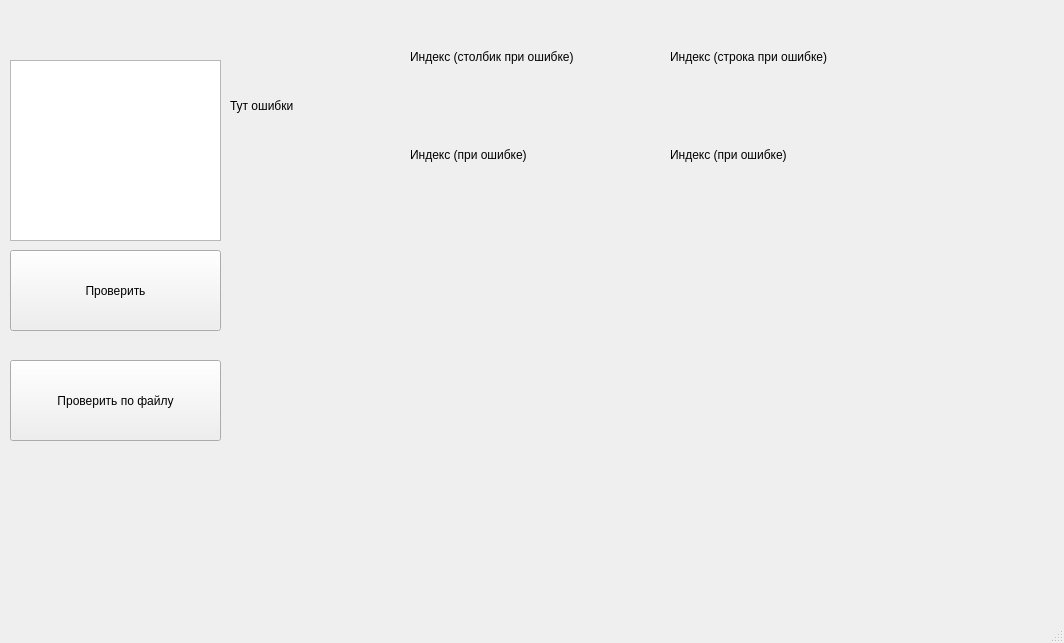
<?xml version="1.0" encoding="UTF-8"?>
<ui version="4.0">
 <class>MainWindow</class>
 <widget class="QMainWindow" name="MainWindow">
  <property name="geometry">
   <rect>
    <x>0</x>
    <y>0</y>
    <width>1064</width>
    <height>643</height>
   </rect>
  </property>
  <property name="windowTitle">
   <string>MainWindow</string>
  </property>
  <widget class="QWidget" name="centralwidget">
   <widget class="QLabel" name="label">
    <property name="geometry">
     <rect>
      <x>230</x>
      <y>70</y>
      <width>81</width>
      <height>71</height>
     </rect>
    </property>
    <property name="text">
     <string>Тут ошибки</string>
    </property>
   </widget>
   <widget class="QPushButton" name="pushButton">
    <property name="geometry">
     <rect>
      <x>10</x>
      <y>250</y>
      <width>211</width>
      <height>81</height>
     </rect>
    </property>
    <property name="text">
     <string>Проверить</string>
    </property>
   </widget>
   <widget class="QPlainTextEdit" name="plainTextEdit">
    <property name="geometry">
     <rect>
      <x>10</x>
      <y>60</y>
      <width>211</width>
      <height>181</height>
     </rect>
    </property>
   </widget>
   <widget class="QWidget" name="layoutWidget">
    <property name="geometry">
     <rect>
      <x>410</x>
      <y>10</y>
      <width>216</width>
      <height>191</height>
     </rect>
    </property>
    <layout class="QVBoxLayout" name="verticalLayout">
     <item>
      <widget class="QLabel" name="label_3">
       <property name="text">
        <string>Индекс (столбик при ошибке)</string>
       </property>
      </widget>
     </item>
     <item>
      <widget class="QLabel" name="label_2">
       <property name="text">
        <string>Индекс (при ошибке)</string>
       </property>
      </widget>
     </item>
    </layout>
   </widget>
   <widget class="QWidget" name="layoutWidget">
    <property name="geometry">
     <rect>
      <x>670</x>
      <y>10</y>
      <width>210</width>
      <height>191</height>
     </rect>
    </property>
    <layout class="QVBoxLayout" name="verticalLayout_2">
     <item>
      <widget class="QLabel" name="label_5">
       <property name="text">
        <string>Индекс (строка при ошибке)</string>
       </property>
      </widget>
     </item>
     <item>
      <widget class="QLabel" name="label_4">
       <property name="text">
        <string>Индекс (при ошибке)</string>
       </property>
      </widget>
     </item>
    </layout>
   </widget>
   <widget class="QPushButton" name="pushButton_2">
    <property name="geometry">
     <rect>
      <x>10</x>
      <y>360</y>
      <width>211</width>
      <height>81</height>
     </rect>
    </property>
    <property name="text">
     <string>Проверить по файлу</string>
    </property>
   </widget>
  </widget>
  <widget class="QMenuBar" name="menubar">
   <property name="geometry">
    <rect>
     <x>0</x>
     <y>0</y>
     <width>1064</width>
     <height>26</height>
    </rect>
   </property>
  </widget>
  <widget class="QStatusBar" name="statusbar"/>
 </widget>
 <resources/>
 <connections/>
</ui>
